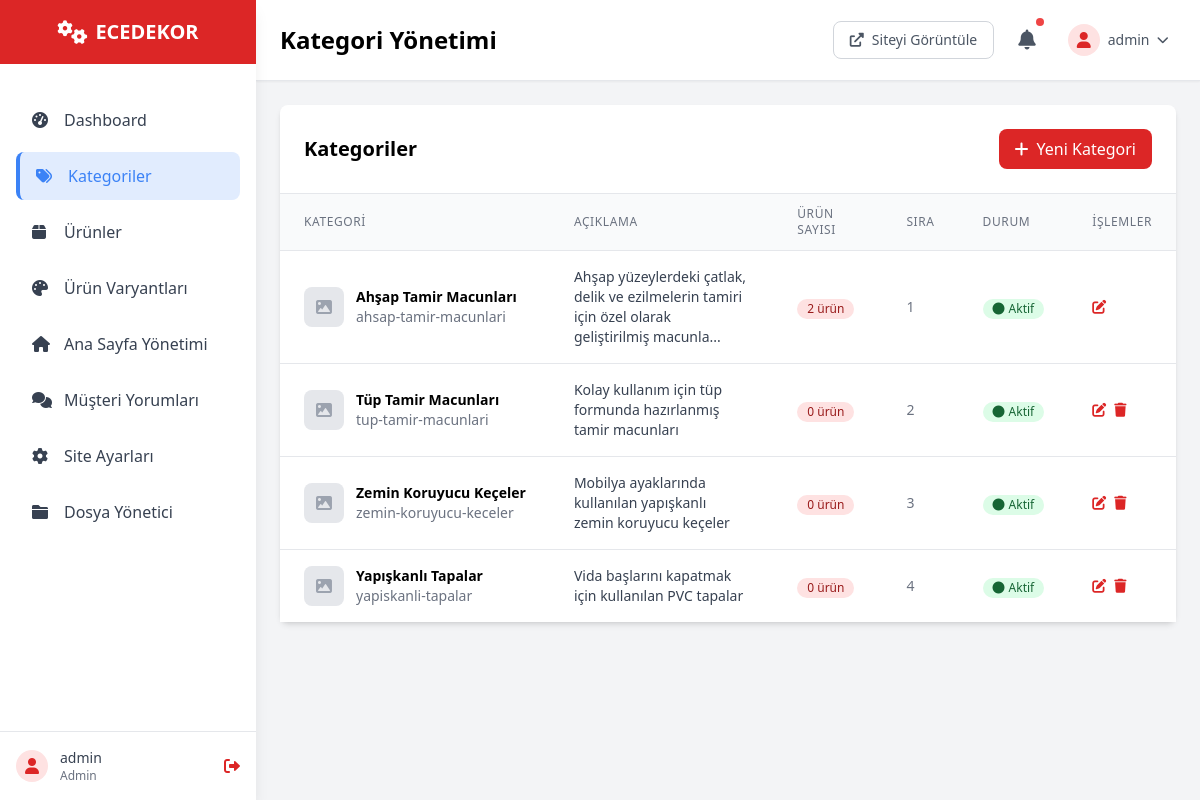
Screenshot of /admin/categories.php (signed in) with the database file from the repository.
### tables this page shows
CREATE TABLE `categories` (
  `id` int(11) NOT NULL AUTO_INCREMENT,
  `name` varchar(255) NOT NULL,
  `slug` varchar(255) NOT NULL,
  `description` text,
  `image` varchar(500),
  `sort_order` int(11) DEFAULT 0,
  `is_active` tinyint(1) DEFAULT 1,
  `created_at` timestamp NOT NULL DEFAULT CURRENT_TIMESTAMP,
  `updated_at` timestamp NOT NULL DEFAULT CURRENT_TIMESTAMP ON UPDATE CURRENT_TIMESTAMP,
  PRIMARY KEY (`id`),
  UNIQUE KEY `slug` (`slug`)
);

### includes/config.php (called while the page is built, shortened)
<?php
try {
    $pdo = new PDO(
        "mysql:host=" . DB_HOST . ";dbname=" . DB_NAME . ";charset=utf8mb4",
        DB_USERNAME,
        DB_PASSWORD,
        [
            PDO::ATTR_ERRMODE => PDO::ERRMODE_EXCEPTION,
            PDO::ATTR_DEFAULT_FETCH_MODE => PDO::FETCH_ASSOC,
            PDO::ATTR_EMULATE_PREPARES => false,
        ]
    );
} catch (PDOException $e) {
    die("Database connection failed: " . $e->getMessage());
}
function query($sql, $params = []) {
    global $pdo;
    try {
        $stmt = $pdo->prepare($sql);
        $stmt->execute($params);
        return $stmt;
    } catch (PDOException $e) {
        error_log("Database query error: " . $e->getMessage());
        return false;
    }
}
function fetchAll($sql, $params = []) {
    $stmt = query($sql, $params);
    return $stmt ? $stmt->fetchAll() : [];
}
?>

### admin/categories.php (the view, shortened to what this page needs)
<?php
require_once '../includes/config.php';
$action = $_GET['action'] ?? 'list';
if ($action === 'list') {
    $categories = fetchAll("
        SELECT c.*,
               (SELECT COUNT(*) FROM products p WHERE p.category_id = c.id) as product_count
        FROM categories c
        ORDER BY c.sort_order, c.name
    ");
}
include 'includes/header.php';
?>
<?php if ($action === 'list'): ?>
    <div class="bg-white rounded-lg shadow-md card">
        <div class="p-6 border-b border-gray-200">
            <div class="flex items-center justify-between">
                <h2 class="text-xl font-semibold text-black">Kategoriler</h2>
                <a href="?action=add" class="bg-red-600 text-white px-4 py-2 rounded-lg hover:bg-red-700 transition duration-300">
                    <i class="fas fa-plus mr-2"></i>Yeni Kategori
                </a>
            </div>
        </div>
        <div class="overflow-x-auto">
            <table class="min-w-full divide-y divide-gray-200">
                <thead class="bg-gray-50">
                    <tr>
                        <th class="px-6 py-3 text-left text-xs font-medium text-gray-500 uppercase tracking-wider">Kategori</th>
                        <th class="px-6 py-3 text-left text-xs font-medium text-gray-500 uppercase tracking-wider">Açıklama</th>
                        <th class="px-6 py-3 text-left text-xs font-medium text-gray-500 uppercase tracking-wider">Ürün Sayısı</th>
                        <th class="px-6 py-3 text-left text-xs font-medium text-gray-500 uppercase tracking-wider">Sıra</th>
                        <th class="px-6 py-3 text-left text-xs font-medium text-gray-500 uppercase tracking-wider">Durum</th>
                        <th class="px-6 py-3 text-left text-xs font-medium text-gray-500 uppercase tracking-wider">İşlemler</th>
                    </tr>
                </thead>
                <tbody class="bg-white divide-y divide-gray-200">
                    <?php if (empty($categories)): ?>
                        <tr>
                            <td colspan="6" class="px-6 py-4 text-center text-gray-500">Henüz kategori eklenmemiş.</td>
                        </tr>
                    <?php else: ?>
                        <?php foreach ($categories as $cat): ?>
                            <tr class="hover:bg-gray-50">
                                <td class="px-6 py-4 whitespace-nowrap">
                                    <div class="flex items-center">
                                        <?php if ($cat['image']): ?>
                                            <img src="<?php echo $cat['image']; ?>" alt="<?php echo htmlspecialchars($cat['name']); ?>" class="w-10 h-10 object-cover rounded-lg mr-3">
                                        <?php else: ?>
                                            <div class="w-10 h-10 bg-gray-200 rounded-lg flex items-center justify-center mr-3">
                                                <i class="fas fa-image text-gray-400"></i>
                                            </div>
                                        <?php endif; ?>
                                        <div>
                                            <div class="text-sm font-semibold text-black"><?php echo htmlspecialchars($cat['name']); ?></div>
                                            <div class="text-sm text-gray-500"><?php echo htmlspecialchars($cat['slug']); ?></div>
                                        </div>
                                    </div>
                                </td>
                                <td class="px-6 py-4">
                                    <div class="text-sm text-gray-700">
                                        <?php echo htmlspecialchars(substr($cat['description'], 0, 100)) . (strlen($cat['description']) > 100 ? '...' : ''); ?>
                                    </div>
                                </td>
                                <td class="px-6 py-4 whitespace-nowrap">
                                    <span class="inline-flex items-center px-2.5 py-0.5 rounded-full text-xs font-medium bg-red-100 text-red-800">
                                        <?php echo $cat['product_count']; ?> ürün
                                    </span>
                                </td>
                                <td class="px-6 py-4 whitespace-nowrap text-sm text-gray-500">
                                    <?php echo $cat['sort_order']; ?>
                                </td>
                                <td class="px-6 py-4 whitespace-nowrap">
                                    <?php if ($cat['is_active']): ?>
                                        <span class="inline-flex items-center px-2.5 py-0.5 rounded-full text-xs font-medium bg-green-100 text-green-800">
                                            <i class="fas fa-circle mr-1 text-xs"></i>Aktif
                                        </span>
                                    <?php else: ?>
                                        <span class="inline-flex items-center px-2.5 py-0.5 rounded-full text-xs font-medium bg-red-100 text-red-800">
                                            <i class="fas fa-circle mr-1 text-xs"></i>Pasif
                                        </span>
                                    <?php endif; ?>
                                </td>
                                <td class="px-6 py-4 whitespace-nowrap text-right text-sm font-medium">
                                    <div class="flex space-x-2">
                                        <a href="?action=edit&id=<?php echo $cat['id']; ?>" class="text-red-600 hover:text-red-700" title="Düzenle">
                                            <i class="fas fa-edit"></i>
                                        </a>
                                        <?php if ($cat['product_count'] == 0): ?>
                                            <a href="?action=delete&id=<?php echo $cat['id']; ?>"
                                               onclick="return confirmDelete('Bu kategoriyi silmek istediğinizden emin misiniz?')"
                                               class="text-red-600 hover:text-red-700" title="Sil">
                                                <i class="fas fa-trash"></i>
                                            </a>
                                        <?php endif; ?>
                                    </div>
                                </td>
                            </tr>
                        <?php endforeach; ?>
                    <?php endif; ?>
                </tbody>
            </table>
        </div>
    </div>
<?php endif; ?>
<?php include 'includes/footer.php'; ?>

### admin/includes/header.php (style rules this page uses)
.card { box-shadow: 0 4px 6px -1px rgba(0, 0, 0, 0.1), 0 2px 4px -1px rgba(0, 0, 0, 0.06); transition: box-shadow 0.3s ease; }

### rows the page displays
categories: name "Ahşap Tamir Macunları", slug "ahsap-tamir-macunlari", description "Ahşap yüzeylerdeki çatlak, delik ve ezilmelerin tamiri için özel olarak geliştirilmiş macunla", product_count "2", sort_order "1", is_active 1 (drawn)
categories: name "Tüp Tamir Macunları", slug "tup-tamir-macunlari", description "Kolay kullanım için tüp formunda hazırlanmış tamir macunları", product_count "0", sort_order "2", is_active 1 (drawn)
categories: name "Zemin Koruyucu Keçeler", slug "zemin-koruyucu-keceler", description "Mobilya ayaklarında kullanılan yapışkanlı zemin koruyucu keçeler", product_count "0", sort_order "3", is_active 1 (drawn)
categories: name "Yapışkanlı Tapalar", slug "yapiskanli-tapalar", description "Vida başlarını kapatmak için kullanılan PVC tapalar", product_count "0", sort_order "4", is_active 1 (drawn)

### other values shown
$_SESSION['admin_username'] "admin"
$pageTitle "Kategori Yönetimi"
